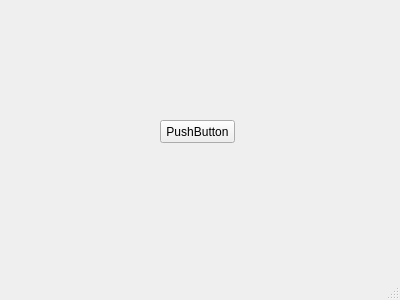
<?xml version="1.0" encoding="UTF-8"?>
<ui version="4.0">
 <class>MainWindow</class>
 <widget class="QMainWindow" name="MainWindow">
  <property name="geometry">
   <rect>
    <x>0</x>
    <y>0</y>
    <width>400</width>
    <height>300</height>
   </rect>
  </property>
  <property name="windowTitle">
   <string>MainWindow</string>
  </property>
  <widget class="QWidget" name="centralWidget">
   <widget class="QPushButton" name="pushButton">
    <property name="geometry">
     <rect>
      <x>160</x>
      <y>120</y>
      <width>75</width>
      <height>23</height>
     </rect>
    </property>
    <property name="text">
     <string>PushButton</string>
    </property>
   </widget>
  </widget>
  <widget class="QStatusBar" name="statusBar"/>
 </widget>
 <layoutdefault spacing="6" margin="11"/>
 <resources/>
 <connections/>
</ui>
